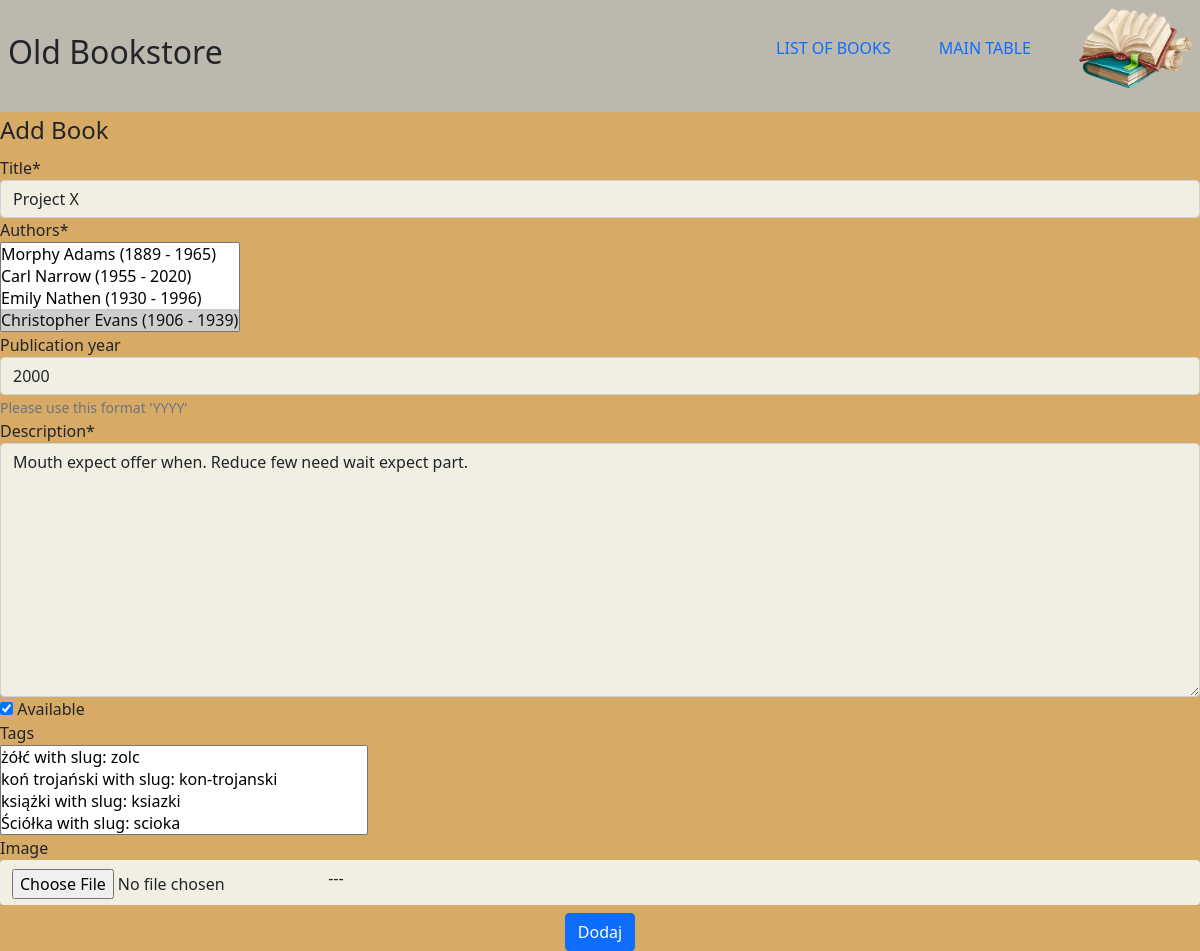
The page /books/5/edit on the database as committed earlier.
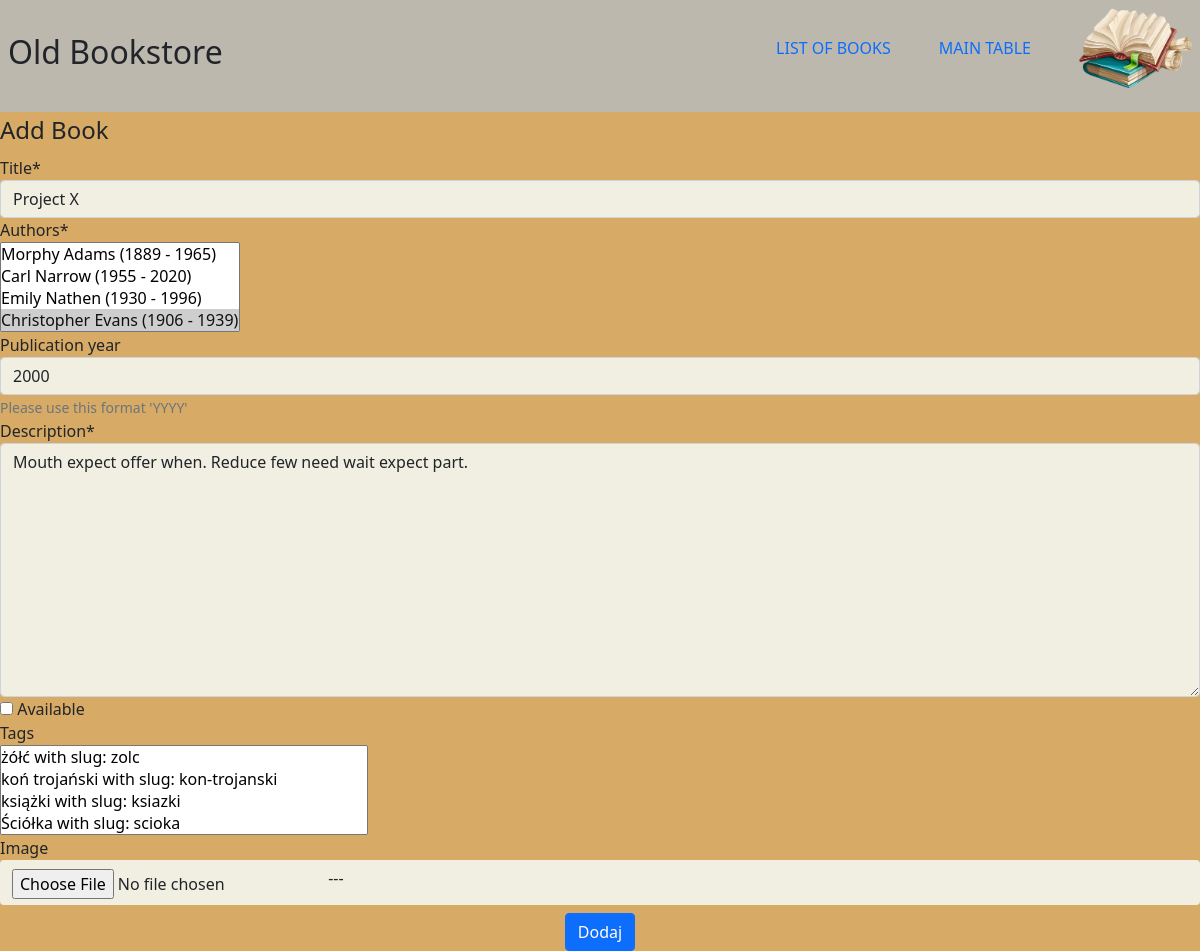
The same page on the database as committed later.
### books/models.py (models this page shows, shortened)
class Book(Timestamp):
  title = models.CharField(max_length=255)
  description = models.TextField(max_length=1500)
  available = models.BooleanField(default=True)
  publication_year = models.SmallIntegerField(help_text="Please use this format 'YYYY'", blank=True, null=True)
  authors = models.ManyToManyField(Author, related_name="books")
  tags = models.ManyToManyField("tags.Tag", blank=True, related_name="books")
  image = models.ImageField(upload_to='books/covers/%Y/%m/%d', blank=True, null=True)

### books/views.py (the view)
# urls.py: path('<int:book_id>/edit', edit_book_form, name='edit'),
def edit_book_form(request, book_id):
  book = get_object_or_404(Book, id=book_id)
  if request.method == 'POST' and request.user.is_authenticated:
    form = BookForm(request.POST, request.FILES, instance=book)
    if form.is_valid():
      form.save()
      return HttpResponseRedirect(reverse('books:details', args=[book_id]))
  else:
    form = BookForm(instance=book)
  return render(request, 'books/add_book.html', {'form': form})

### books/forms.py
class BookForm(forms.ModelForm):
  class Meta:
    model = Book
    fields = ('title',
              'description',
              'available',
              'publication_year',
              'authors',
              'tags',
              'image')
  def __init__(self, *args, **kwargs):
    super().__init__(*args, **kwargs)
    self.helper = FormHelper()
    self.helper.form_method = 'post'
    self.helper.form_action = ''
    self.helper.layout = Layout(
      Fieldset(
        'Add Book',
        'title',
        'authors',
        'publication_year',
        'description',
        'available',
        'tags',
        'image'
      ),
      ButtonHolder(
        Submit('submit', 'Dodaj', css_class='btn btn-primary'),
        css_class='d-flex justify-content-center'
      )
    )

### books/models.py (called while the page is built)
  def __str__(self):
    if self.birth_year and self.death_year:
      return f"{self.name} ({self.birth_year} - {self.death_year})"
    return f"{self.name}"

### tags/models.py (called while the page is built)
  def __str__(self):
    return f"{self.name} with slug: {self.slug}"

### books/templates/books/add_book.html (shortened to what this page needs)
{% extends "books/layout.html" %}
{% load crispy_forms_tags %}
{% block body %}
  {% crispy form %}
{% endblock %}

Rows that differ between the two databases and show on the page:
changed Book "Project X": available "☑" → "☐"
